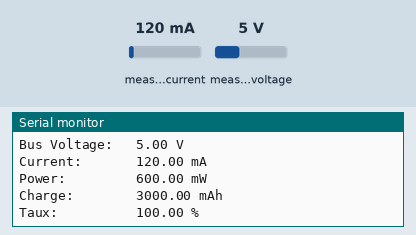
Bench run of a program on a simulated Arduino Uno, built with avr-gcc and run on an emulated ATmega328P. Shown: the last lines printed to the serial monitor. Inputs (shaded band) come from the test bench; at power-on: measured current 120 mA, measured voltage 5 V.

Above: at 1.2 s.
1.3 s: measured current set to 40 mA
At 2.6 s:
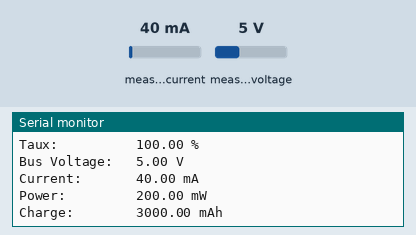
2.8 s: measured voltage set to 0.3 V
At 3.8 s:
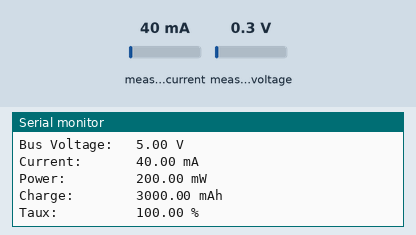
4.3 s: measured current set to 500 mA
At 5.9 s:
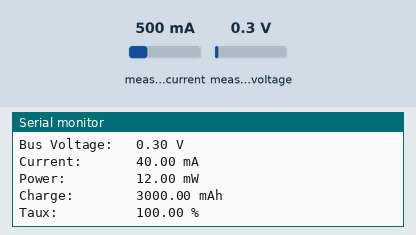
Timing chart, 0 to 7.4 s (numbered marks = the images above; inputs shaded):
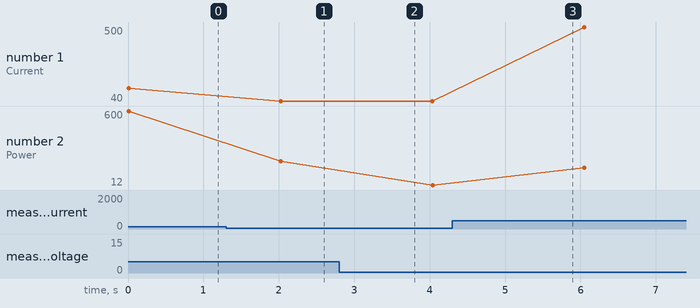

The program:

main.cpp
```cpp
/*
 * File:   main.cpp
 * Author: philippe SIMIER Touchard Le Mans
 *
 * Created on 12 mars 2022, 07:56
 *
 * Bibliothèque :  INA219 Current Sensor
 * installation :  pio lib -g install 160
 */

#include <Arduino.h>
#include <Wire.h>
#include <Battery.h>

Battery *laBatterie;
float  charge  = 0.0;

void setup(void) {
    Serial.begin(115200);
    laBatterie = new Battery(3000); //  instanciation d'une batterie de 120 mAh
    laBatterie->init(3000);         //  déclaration de la charge initiale
    laBatterie->setCalibration_32V_1A();
}

void loop(void) {

    float busvoltage = laBatterie->getBusVoltage_V();
    float i1 = laBatterie->getCurrent_mA();
    float power_mW = laBatterie->getPower_mW();


    Serial.print("Bus Voltage:   ");
    Serial.print(busvoltage);
    Serial.println(" V");

    Serial.print("Current:       ");
    Serial.print(i1);
    Serial.println(" mA");

    Serial.print("Power:         ");
    Serial.print(power_mW);
    Serial.println(" mW");

    Serial.print("Charge:        ");
    Serial.print(laBatterie->getCharge());
    Serial.println(" mAh");

    delay(1000);

    Serial.print("Taux:          ");
    Serial.print(laBatterie->getSOC());
    Serial.println(" %");

    delay(1000);

}
```

Measured:
- after the input at 1.3 s, the serial monitor: prints a new line after 0.72 s (image 1)
- plotted number 1: 120 → 40 after the input at 1.3 s, 40 → 500 after the input at 4.3 s
- plotted number 2: 600 → 200 after the input at 1.3 s, 200 → 12 after the input at 2.8 s, 12 → 150.4 after the input at 4.3 s
